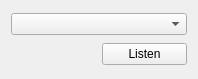
<?xml version="1.0" encoding="UTF-8"?>
<ui version="4.0">
 <class>MainWindow</class>
 <widget class="QMainWindow" name="MainWindow">
  <property name="geometry">
   <rect>
    <x>0</x>
    <y>0</y>
    <width>198</width>
    <height>79</height>
   </rect>
  </property>
  <property name="windowTitle">
   <string>MainWindow</string>
  </property>
  <widget class="QWidget" name="centralWidget">
   <layout class="QGridLayout" name="gridLayout">
    <item row="2" column="1">
     <widget class="QPushButton" name="pushButton">
      <property name="text">
       <string>Listen</string>
      </property>
     </widget>
    </item>
    <item row="0" column="0" colspan="2">
     <widget class="QComboBox" name="comboBox"/>
    </item>
   </layout>
  </widget>
 </widget>
 <layoutdefault spacing="6" margin="11"/>
 <resources/>
 <connections/>
</ui>
